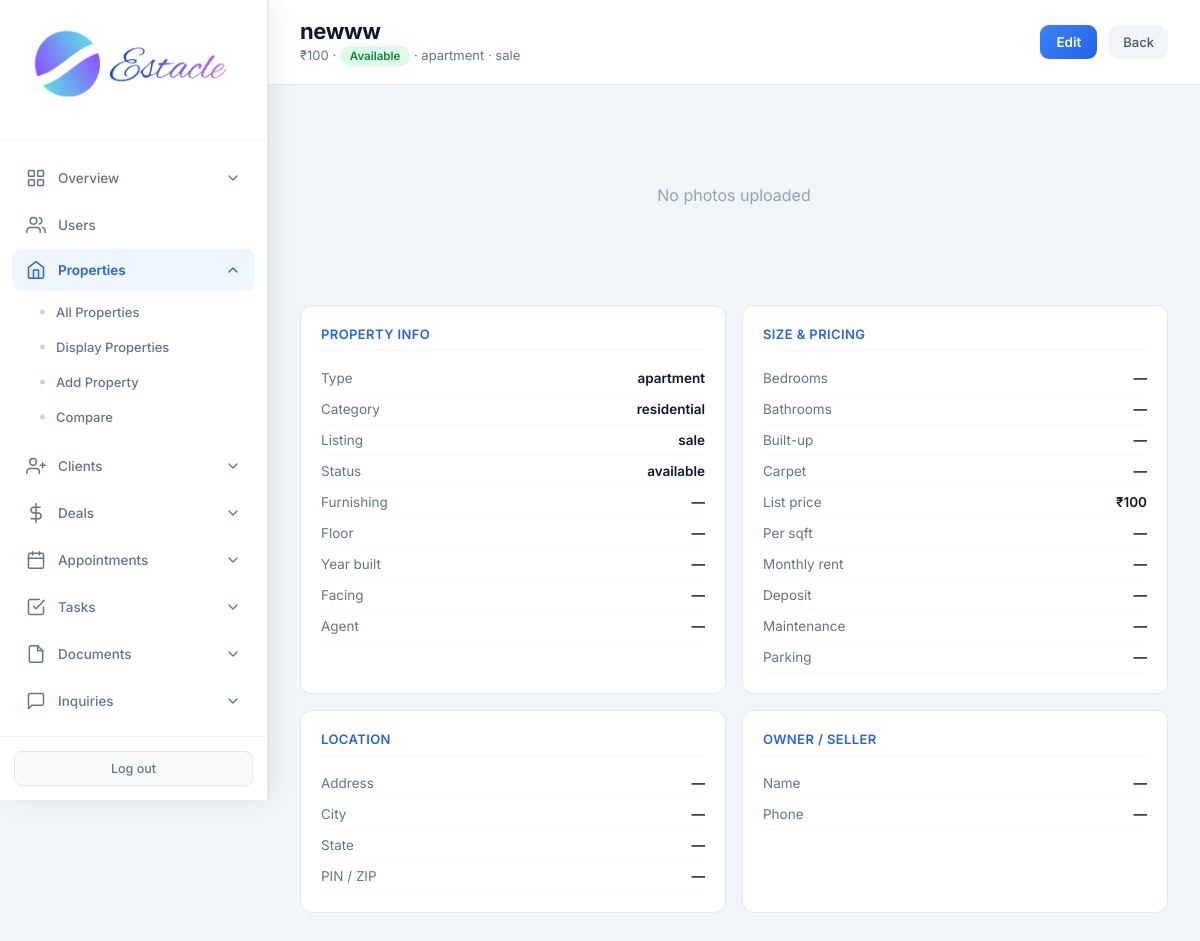
/admin/properties/1 (signed in), run on the app's committed database.
### tables this page shows
CREATE TABLE properties (
            id INTEGER PRIMARY KEY AUTOINCREMENT,
            title TEXT NOT NULL,
            description TEXT,
            price REAL NOT NULL,
            property_type TEXT NOT NULL,
            status TEXT DEFAULT 'available',
            address TEXT,
            city TEXT,
            state TEXT,
            zip_code TEXT,
            bedrooms INTEGER,
            bathrooms REAL,
            area_sqft REAL,
            agent_id INTEGER,
            created_at TIMESTAMP DEFAULT CURRENT_TIMESTAMP, category TEXT DEFAULT "sale", listing_type TEXT DEFAULT "sale", floor TEXT, carpet_area REAL, furnishing TEXT, parking TEXT, amenities TEXT, seller_name TEXT, seller_phone TEXT, monthly_rent REAL, security_deposit REAL, maintenance REAL, per_sqft REAL, latitude TEXT, longitude TEXT, photos TEXT, year_built TEXT, facing TEXT,
            FOREIGN KEY (agent_id) REFERENCES users (id)
        );

CREATE TABLE settings (
            key TEXT PRIMARY KEY,
            value TEXT
        );

### routes/admin.py (the view)
@admin.route('/admin/properties/<int:prop_id>')
@login_required
@role_required('admin')
def admin_property_detail(prop_id):
    db = get_db()
    migrate_db()
    prop = db.execute(
        "SELECT p.*, u.full_name as agent_name FROM properties p LEFT JOIN users u ON p.agent_id = u.id WHERE p.id = ?",
        (prop_id,)
    ).fetchone()
    if not prop:
        flash('Property not found.', 'danger')
        return redirect(url_for('admin.admin_properties'))
    photos = []
    if prop['photos']:
        photos = [p.strip() for p in prop['photos'].split(',') if p.strip()]
    currency = get_setting('currency', 'INR')
    return render_template('admin_property_detail.html', prop=prop, photos=photos, currency=currency, format_money=format_money)

### core/db.py (called while the page is built)
def get_db():
    if 'db' not in g:
        g.db = sqlite3.connect(current_app.config['DATABASE'])
        g.db.row_factory = sqlite3.Row
    return g.db

### core/helpers.py (called while the page is built)
def login_required(f):
    @wraps(f)
    def decorated_function(*args, **kwargs):
        if 'user_id' not in session:
            flash('Please log in to access this page.', 'warning')
            return redirect(url_for('auth.login'))
        return f(*args, **kwargs)
    return decorated_function

def role_required(*roles):
    def decorator(f):
        @wraps(f)
        def decorated_function(*args, **kwargs):
            if 'user_id' not in session:
                flash('Please log in to access this page.', 'warning')
                return redirect(url_for('auth.login'))
            if session.get('role') not in roles:
                flash('You do not have permission to access this page.', 'danger')
                return redirect(url_for('auth.role_redirect'))
            return f(*args, **kwargs)
        return decorated_function
    return decorator

def get_setting(key, default=''):
    db = get_db()
    row = db.execute('SELECT value FROM settings WHERE key = ?', (key,)).fetchone()
    return row['value'] if row else default

def format_money(amount, currency=None):
    if amount is None:
        return '—'
    currency = currency or get_setting('currency', 'INR')
    symbols = {'USD': '$', 'INR': '₹', 'AED': 'AED '}
    sym = symbols.get(currency, currency + ' ')
    try:
        return f"{sym}{float(amount):,.0f}"
    except (TypeError, ValueError):
        return str(amount)

### templates/admin_property_detail.html (shortened to what this page needs)
<!DOCTYPE html>
<html lang="en">
<head>
    <link rel="stylesheet" href="{{ url_for('static', filename='css/admin.css') }}">
</head>
<body>
<div class="app-layout">
    {% set active = 'property_detail' %}
    {% include 'partials/admin_sidebar.html' %}
    <main class="main-content">
        <header class="top-bar">
            <div>
                <h1 class="page-title">{{ prop.title }}</h1>
                <p class="page-subtitle">
                    {{ format_money(prop.price, currency) }}
                    · <span class="badge badge-{{ prop.status }}">{{ prop.status }}</span>
                    · {{ prop.property_type }} · {{ prop.listing_type or 'sale' }}
                </p>
            </div>
            <div class="top-bar-actions">
                <a href="{{ url_for('admin.admin_edit_property', prop_id=prop.id) }}" class="btn-primary">Edit</a>
                <a href="{{ url_for('admin.admin_properties') }}" class="btn-secondary">Back</a>
            </div>
        </header>
        <div style="padding:0 32px 32px">
            {% if photos %}
            <div class="gallery-main" onclick="openLightbox(0)">
                <img id="mainPhoto" src="{{ url_for('static', filename='uploads/properties/' + photos[0]) }}" alt="{{ prop.title }}">
                <span class="zoom-hint">Click to enlarge</span>
            </div>
            {% if photos|length > 1 %}
            <div class="gallery-thumbs">
                {% for ph in photos %}
                <img src="{{ url_for('static', filename='uploads/properties/' + ph) }}" class="{% if loop.first %}active{% endif %}"
                     onclick="event.stopPropagation(); setMain({{ loop.index0 }}); openLightbox({{ loop.index0 }})">
                {% endfor %}
            </div>
            {% endif %}
            <div class="lightbox" id="lightbox" onclick="if(event.target===this)closeLightbox()">
                <button class="lightbox-close" onclick="closeLightbox()">&times;</button>
                <button class="lightbox-prev" onclick="event.stopPropagation(); navLightbox(-1)">‹</button>
                <img id="lbImg" src="" alt="">
                <button class="lightbox-next" onclick="event.stopPropagation(); navLightbox(1)">›</button>
                <div class="lightbox-counter" id="lbCounter"></div>
            </div>
            <script>
            const photoUrls = [{% for ph in photos %}"{{ url_for('static', filename='uploads/properties/' + ph) }}"{% if not loop.last %},{% endif %}{% endfor %}];
            let lbIndex = 0;
            function setMain(i) {
                lbIndex = i;
                document.getElementById('mainPhoto').src = photoUrls[i];
                document.querySelectorAll('.gallery-thumbs img').forEach((el, idx) => el.classList.toggle('active', idx === i));
            }
            function openLightbox(i) {
                lbIndex = i;
                document.getElementById('lbImg').src = photoUrls[i];
                document.getElementById('lbCounter').textContent = (i+1) + ' / ' + photoUrls.length;
                document.getElementById('lightbox').classList.add('open');
                document.body.style.overflow = 'hidden';
            }
            function closeLightbox() {
                document.getElementById('lightbox').classList.remove('open');
                document.body.style.overflow = '';
            }
            function navLightbox(dir) {
                lbIndex = (lbIndex + dir + photoUrls.length) % photoUrls.length;
                document.getElementById('lbImg').src = photoUrls[lbIndex];
                document.getElementById('lbCounter').textContent = (lbIndex+1) + ' / ' + photoUrls.length;
                setMain(lbIndex);
            }
            document.addEventListener('keydown', e => {
                if (!document.getElementById('lightbox').classList.contains('open')) return;
                if (e.key === 'Escape') closeLightbox();
                if (e.key === 'ArrowLeft') navLightbox(-1);
                if (e.key === 'ArrowRight') navLightbox(1);
            });
            </script>
            {% else %}
            <div class="no-photo">No photos uploaded</div>
            {% endif %}
            <div class="detail-grid">
                <div class="detail-card">
                    <h3>Property info</h3>
                    <div class="detail-row"><span>Type</span><span>{{ prop.property_type }}</span></div>
                    <div class="detail-row"><span>Category</span><span>{{ prop.category or '—' }}</span></div>
                    <div class="detail-row"><span>Listing</span><span>{{ prop.listing_type or 'sale' }}</span></div>
                    <div class="detail-row"><span>Status</span><span>{{ prop.status }}</span></div>
                    <div class="detail-row"><span>Furnishing</span><span>{{ prop.furnishing or '—' }}</span></div>
                    <div class="detail-row"><span>Floor</span><span>{{ prop.floor or '—' }}</span></div>
                    <div class="detail-row"><span>Year built</span><span>{{ prop.year_built or '—' }}</span></div>
                    <div class="detail-row"><span>Facing</span><span>{{ prop.facing or '—' }}</span></div>
                    <div class="detail-row"><span>Agent</span><span>{{ prop.agent_name or '—' }}</span></div>
                </div>
                <div class="detail-card">
                    <h3>Size & pricing</h3>
                    <div class="detail-row"><span>Bedrooms</span><span>{{ prop.bedrooms or '—' }}</span></div>
                    <div class="detail-row"><span>Bathrooms</span><span>{{ prop.bathrooms or '—' }}</span></div>
                    <div class="detail-row"><span>Built-up</span><span>{% if prop.area_sqft %}{{ prop.area_sqft }} sqft{% else %}—{% endif %}</span></div>
                    <div class="detail-row"><span>Carpet</span><span>{% if prop.carpet_area %}{{ prop.carpet_area }} sqft{% else %}—{% endif %}</span></div>
                    <div class="detail-row"><span>List price</span><span>{{ format_money(prop.price, currency) }}</span></div>
                    <div class="detail-row"><span>Per sqft</span><span>{{ format_money(prop.per_sqft, currency) if prop.per_sqft else '—' }}</span></div>
                    <div class="detail-row"><span>Monthly rent</span><span>{{ format_money(prop.monthly_rent, currency) if prop.monthly_rent else '—' }}</span></div>
                    <div class="detail-row"><span>Deposit</span><span>{{ format_money(prop.security_deposit, currency) if prop.security_deposit else '—' }}</span></div>
                    <div class="detail-row"><span>Maintenance</span><span>{{ format_money(prop.maintenance, currency) if prop.maintenance else '—' }}</span></div>
                    <div class="detail-row"><span>Parking</span><span>{{ prop.parking or '—' }}</span></div>
                </div>
                <div class="detail-card">
                    <h3>Location</h3>
                    <div class="detail-row"><span>Address</span><span>{{ prop.address or '—' }}</span></div>
                    <div class="detail-row"><span>City</span><span>{{ prop.city or '—' }}</span></div>
                    <div class="detail-row"><span>State</span><span>{{ prop.state or '—' }}</span></div>
                    <div class="detail-row"><span>PIN / ZIP</span><span>{{ prop.zip_code or '—' }}</span></div>
                </div>
                <div class="detail-card">
                    <h3>Owner / seller</h3>
                    <div class="detail-row"><span>Name</span><span>{{ prop.seller_name or '—' }}</span></div>
                    <div class="detail-row"><span>Phone</span><span>{{ prop.seller_phone or '—' }}</span></div>
                </div>
            </div>
        </div>
    </main>
</div>
</body>
</html>

### static/css/admin.css (style rules this page uses)
* { margin: 0; padding: 0; box-sizing: border-box; }
body { font-family: 'Inter', -apple-system, BlinkMacSystemFont, 'Segoe UI', Roboto, sans-serif; background: #f1f5f9; color: #0f172a; min-height: 100vh; }
.app-layout { display: flex; min-height: 100vh; }
.main-content { flex: 1; margin-left: 268px; min-height: 100vh; }
.top-bar { background: white; padding: 18px 32px; border-bottom: 1px solid #e2e8f0; display: flex; justify-content: space-between; align-items: center; }
.page-title { font-family: 'Inter', sans-serif; font-size: 22px; font-weight: 700; letter-spacing: -0.4px; color: #0f172a; }
.page-subtitle { font-size: 13px; color: #64748b; margin-top: 2px; font-weight: 400; }
.top-bar-actions { display: flex; align-items: center; gap: 12px; }
.badge { display: inline-block; padding: 3px 10px; border-radius: 20px; font-size: 11.5px; font-weight: 600; text-transform: capitalize; }
.badge-available { background: #dcfce7; color: #15803d; }
.btn-primary { display: inline-flex; align-items: center; gap: 6px; padding: 9px 16px; background: linear-gradient(135deg, #3b82f6, #2563eb); color: white; border: none; border-radius: 9px; font-size: 13.5px; font-weight: 600; text-decoration: none; cursor: pointer; transition: all 0.2s ease; font-family: inherit; }
.btn-secondary { display: inline-flex; align-items: center; gap: 6px; padding: 9px 14px; background: #f1f5f9; color: #475569; border-radius: 9px; font-size: 13px; font-weight: 500; text-decoration: none; border: none; cursor: pointer; }

### templates/admin_property_detail.html (style rules this page uses)
.detail-grid { display:grid; grid-template-columns:1fr 1fr; gap:16px; }
.detail-card { background:#fff; border:1px solid #e2e8f0; border-radius:12px; padding:20px; }
.detail-card h3 { font-size:13px; font-weight:600; color:#2563eb; text-transform:uppercase; letter-spacing:.4px; margin-bottom:12px; padding-bottom:8px; border-bottom:1px solid #f1f5f9; }
.detail-row { display:flex; justify-content:space-between; padding:7px 0; border-bottom:1px solid #f8fafc; font-size:13.5px; }
.detail-row span:first-child { color:#64748b; }
.detail-row span:last-child { font-weight:600; color:#0f172a; text-align:right; }
.no-photo { height:220px; display:flex; align-items:center; justify-content:center; color:#94a3b8; background:#f1f5f9; border-radius:14px; }

### data on the page
properties: title "newww", price.value "₹100", status "Available", property_type "apartment", listing_type "sale", category "residential", status "available", furnishing "—", floor "—", year_built "—", facing "—", parking "—", address "—", city "—", state "—", zip_code "—", seller_name "—", seller_phone "—"

### other printed values
{{ prop.agent_name or '—' }} "—"
{{ prop.bedrooms or '—' }} "—"
{{ prop.bathrooms or '—' }} "—"
